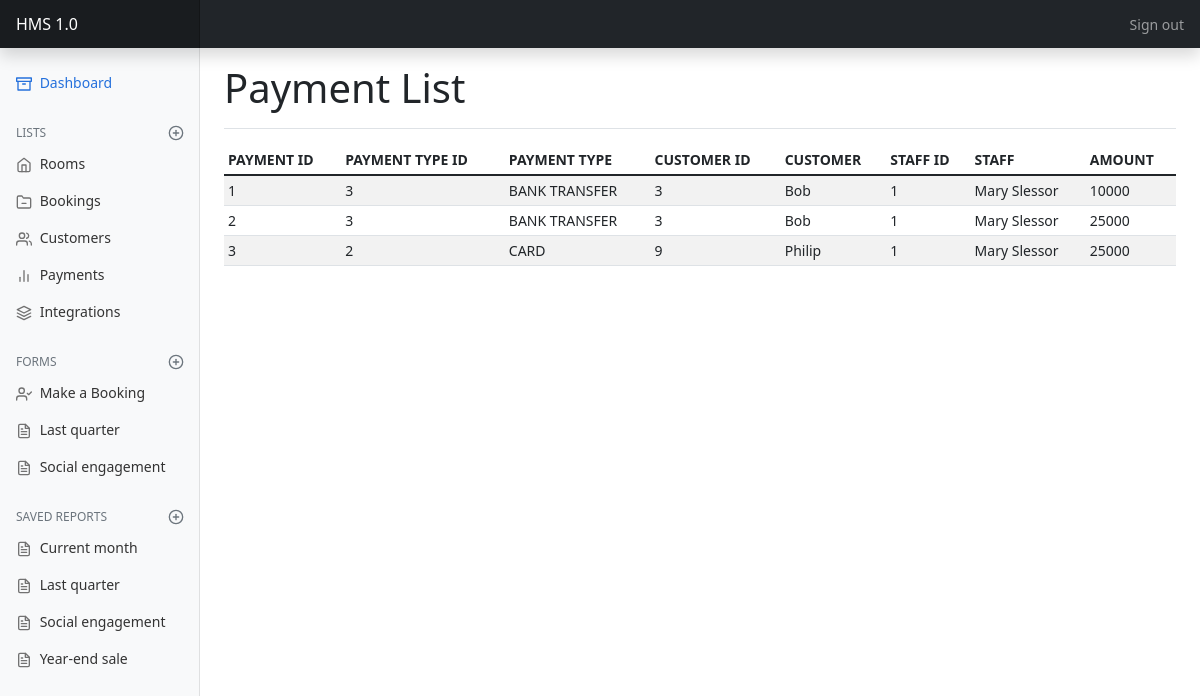
/payments/, run on an earlier commit of the app's database.
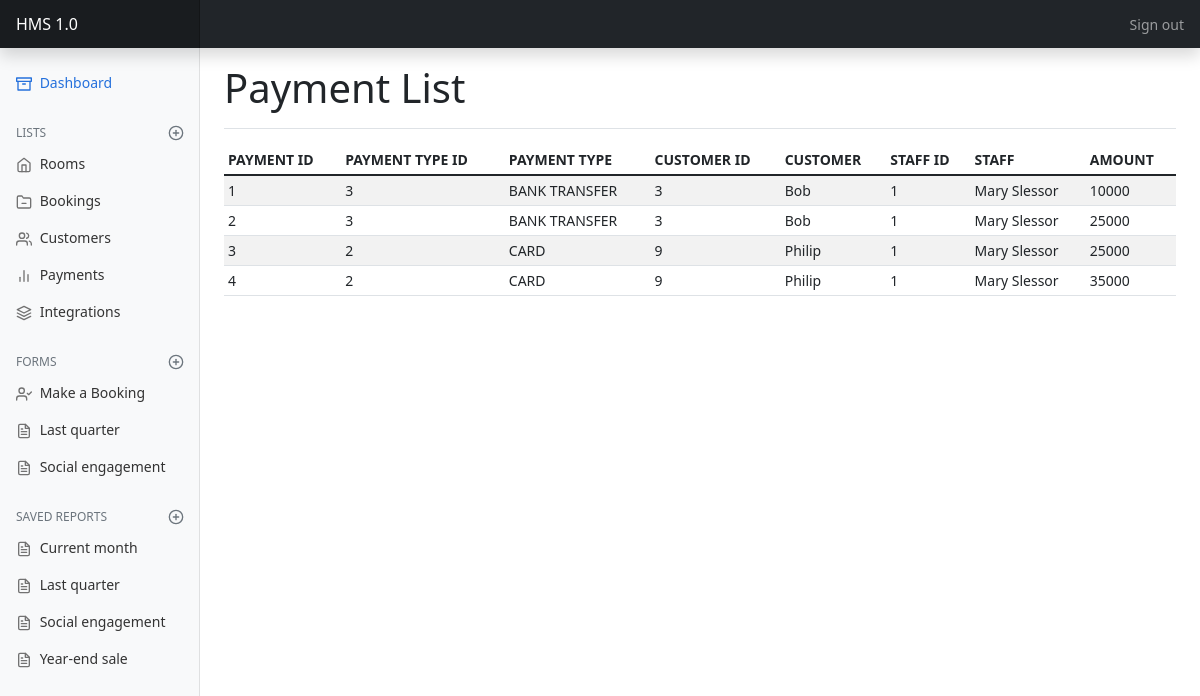
And on a later commit of the database.
### hotel/models.py (models this page shows, shortened)
class Payment(models.Model):
    payment_type_id = models.ForeignKey(PaymentType, on_delete=models.CASCADE)
    customer_id = models.ForeignKey(User, on_delete=models.CASCADE)
    staff_id = models.ForeignKey(Receptionist, on_delete=models.CASCADE)
    amount = models.CharField(max_length=10)
    created_at = models.DateTimeField(auto_now_add=True, null=True)
    updated_at = models.DateTimeField(auto_now=True, null=True)

class PaymentType(models.Model):
    name = models.CharField(max_length=200, unique=True)
    created_at = models.DateTimeField(auto_now_add=True, null=True)
    updated_at = models.DateTimeField(auto_now=True, null=True)

class User(AbstractUser):
    username = models.CharField(max_length=200, unique=True)
    email = models.EmailField(max_length=200, unique=True)
    phone_number = models.CharField(max_length=200, unique=True)
    password = models.CharField(max_length=200)
    otp_code = models.CharField(max_length=200, default=None, unique=True, null=True)
    email_verified = models.BooleanField(default=False)
    is_admin = models.BooleanField(default=False)
    is_superadmin = models.BooleanField(default=False)
    created_at = models.DateTimeField(auto_now_add=True, null=True)
    updated_at = models.DateTimeField(auto_now=True, null=True)

class Receptionist(models.Model):
    user_id = models.ForeignKey(User, on_delete=models.CASCADE)
    first_name = models.CharField(max_length=200, unique=True)
    last_name = models.CharField(max_length=200, unique=True)
    SEX = (('M', 'MALE'), ('F', 'FEMALE'))
    gender = models.CharField(max_length=8, choices=SEX)
    avatar_url = models.CharField(max_length=200, null=True)
    created_at = models.DateTimeField(auto_now_add=True, null=True)
    updated_at = models.DateTimeField(auto_now=True, null=True)

### hotel/views.py (the view)
# urls.py: path('payments/', views.PaymentList.as_view(), name='payment_lists'),
class PaymentList(ListView):
    model = Payment

### hotel/templates/hotel/payment_list.html
{% extends "hotel/base_dashboard.html" %}
{% load static %}
{% block heading %}
    <h1>Payment List</h1>
{% endblock heading %}
{% block main %}
        <div class="table-responsive">
        <table class="table table-striped table-sm">
            <thead>
            <tr>
                <th scope="col">PAYMENT ID</th>
                <th scope="col">PAYMENT TYPE ID</th>
                <th scope="col">PAYMENT TYPE</th>
                <th scope="col">CUSTOMER ID</th>
                <th scope="col">CUSTOMER</th>
                <th scope="col">STAFF ID</th>
                <th scope="col">STAFF</th>
                <th scope="col">AMOUNT</th>
            </tr>
            </thead>
            <tbody>
            {% for payment in payment_list %}
            <tr>
                <td>{{payment.id}}</td>
                <td>{{payment.payment_type_id.id}}</td>
                <td>{{payment.payment_type_id.name}}</td>
                <td>{{payment.customer_id.id}}</td>
                <td>{{payment.customer_id.username | title}}</td>
                <td>{{payment.staff_id.id}}</td>
                <td>{{payment.staff_id.first_name | title}} {{payment.staff_id.last_name | title}}</td>
                <td>{{payment.amount}}</td>
            </tr>
            {% endfor %}
            </tbody>
        </table>
        </div>
{% endblock main %}

What changed in the data, as far as the page shows it:
added Payment: id "4", payment_type_id.id "2", payment_type_id.name "CARD", customer_id.id "9", customer_id.username "Philip", staff_id.id "1", staff_id.first_name "Mary", staff_id.last_name "Slessor", amount "35000"
